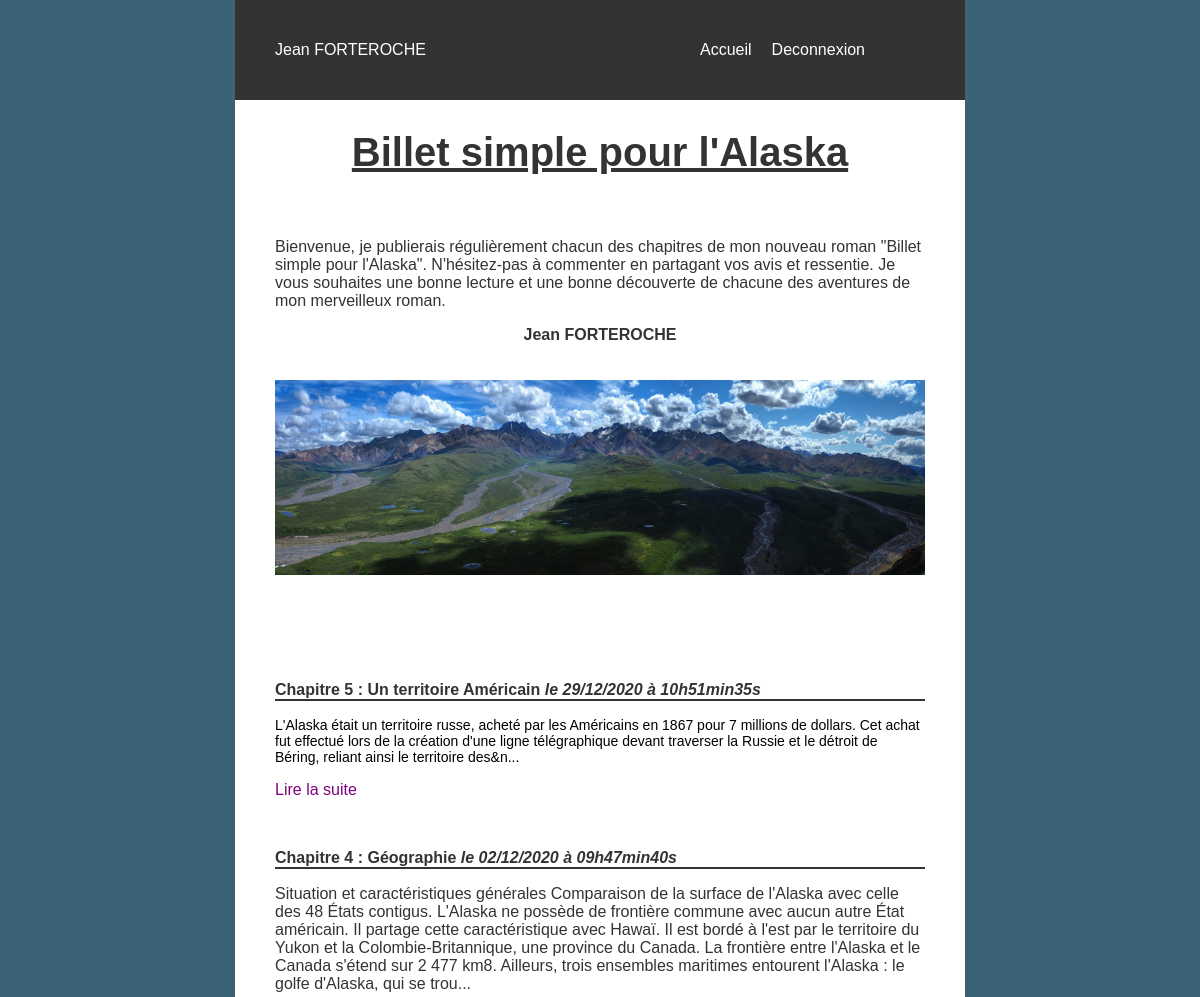
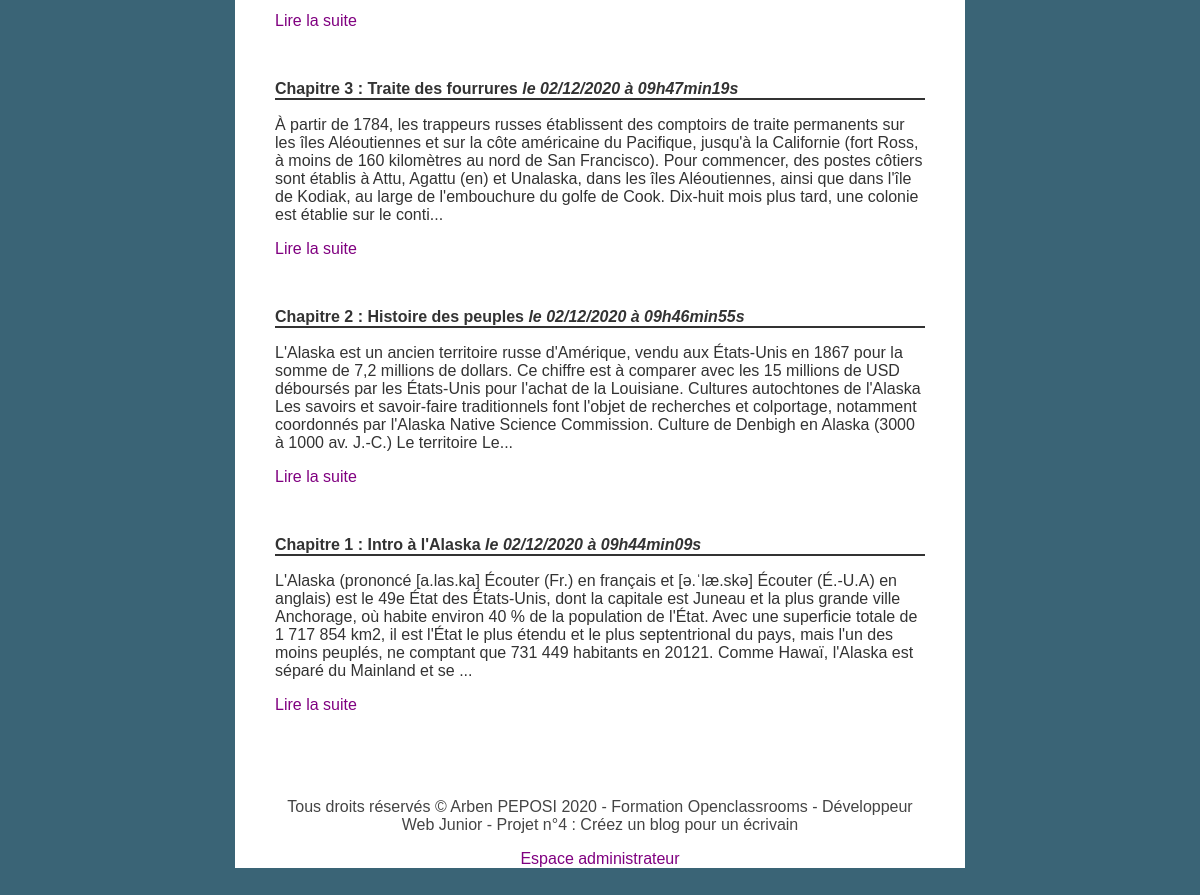
Page / (signed in) on the committed database (2 pictures, top to bottom).
### tables this page shows
CREATE TABLE IF NOT EXISTS `posts` (
  `id` int(11) NOT NULL AUTO_INCREMENT,
  `title` varchar(255) NOT NULL,
  `content` text NOT NULL,
  `creation_date` datetime NOT NULL,
  PRIMARY KEY (`id`),
  UNIQUE KEY `title` (`title`)
);

### Controller/ControllerCRUD.php (called while the page is built, shortened)
<?php
require_once('Model/PostManager.php');
function readAll()
{
    $postManager = new PostManager();
    $listposts = $postManager->getPosts();
    require('View/frontend/listPostsView.php');
}

### model/PostManager.php (called while the page is built, shortened)
<?php
class PostManager
{
    public function getPosts()
    {
        $connexion = new Manager();
        $db = $connexion->dbConnect();
        $req = $db->query('SELECT id, title, content, DATE_FORMAT(creation_date, \'%d/%m/%Y à %Hh%imin%ss\') AS creation_date_fr FROM posts ORDER BY creation_date_fr DESC');
        $req->setFetchMode(\PDO::FETCH_CLASS, Post::class);
        $posts = $req->fetchAll();
        return $posts;
    }
}

### view/frontend/listPostsView.php (the view, shortened to what this page needs)
<?php include('templates/header.php');?>
<div class='bloc-page'>
    <?php include('templates/intro.php');?>
        <section class="posts">
            <article>
                    <br><br>
                    <?php foreach
                        ($listposts as $data) :
                    ?>
                        <p class="title"><?= htmlspecialchars_decode($data->title); ?>  <span class="date"> le <?= $data->creation_date_fr; ?> </span></p>
                        <p class="content">   <?= htmlspecialchars_decode(substr($data->content,0,500)) .'...'; ?></p>
                        <p><a class="chapter" href="index.php?action=post&amp;id=<?= $data->id ?>">Lire la suite</a></p>
                    <br />
                        <?php
                        endforeach
                    ?>
            </article>
        </section>
    <?php include('templates/footer.php'); ?>
    <p class="admin"><a href="index.php?action=connexionAdmin">Espace administrateur</a></p>
</div>
<?php include('templates/html.php'); ?>

### Public/css/style.css (style rules this page uses)
body { margin: 0; padding: 0; box-sizing: border-box; background: #3A6476; }
* { font-family: sans-serif; font-size: 1em; list-style: none; text-decoration: none; }
a { color: purple; }
p, h1, .return_post a, .writer { color: #333; }
.return_post a, a.com_if_connect, .date { font-style: italic; }
.admin { color: purple; }
article a { color: purple; text-decoration: none; }
nav, .bloc-page { width: 1200px; padding: 0 40px 0 40px; }
.bloc-page { margin: 100px auto 50px auto; height: auto; background: #FFF; }
.title { text-align: left; font-weight: bold; border-bottom: 2px solid #333; }
.description, .posts { text-align: left; }
p.admin { text-align:center; }

### Public/css/responsive.css (style rules this page uses)
@media all and (max-width: 1200px) { nav, .bloc-page { width: 900px; } }
@media all and (max-device-width:992px) { nav, .bloc-page { width: 650px; } }

### rows in the picture
posts: title "Chapitre 5 : Un territoire Américain", creation_date_fr "29/12/2020 à 10h51min35s", content "L'Alaska était un territoire russe, acheté par les Américains en 1867 pour 7 millions de dollars. Cet achat fut effectué lors de la création d'une ligne télégraphique devant traverser la Russie et le détroit de Béring, reliant ainsi le territoire des&n"
posts: title "Chapitre 4 : Géographie", creation_date_fr "02/12/2020 à 09h47min40s", content "Situation et caractéristiques générales Comparaison de la surface de l'Alaska avec celle des 48 États contigus. L'Alaska ne possède de frontière commune avec aucun autre État américain. Il partage cette caractéristique avec Hawaï. Il est bordé à l'est par le territoire du Yukon et la Colombie-Britannique, une province du Canada. La frontière entre l'Alaska et le Canada s'étend sur 2 477 km8. Ailleurs, trois ensembles maritimes entourent l'Alaska : le golfe d'Alaska, qui se trou"
posts: title "Chapitre 3 : Traite des fourrures", creation_date_fr "02/12/2020 à 09h47min19s", content "À partir de 1784, les trappeurs russes établissent des comptoirs de traite permanents sur les îles Aléoutiennes et sur la côte américaine du Pacifique, jusqu'à la Californie (fort Ross, à moins de 160 kilomètres au nord de San Francisco). Pour commencer, des postes côtiers sont établis à Attu, Agattu (en) et Unalaska, dans les îles Aléoutiennes, ainsi que dans l'île de Kodiak, au large de l'embouchure du golfe de Cook. Dix-huit mois plus tard, une colonie est établie sur le conti"
posts: title "Chapitre 2 : Histoire des peuples", creation_date_fr "02/12/2020 à 09h46min55s", content "L'Alaska est un ancien territoire russe d'Amérique, vendu aux États-Unis en 1867 pour la somme de 7,2 millions de dollars. Ce chiffre est à comparer avec les 15 millions de USD déboursés par les États-Unis pour l'achat de la Louisiane. Cultures autochtones de l'Alaska Les savoirs et savoir-faire traditionnels font l'objet de recherches et colportage, notamment coordonnés par l'Alaska Native Science Commission. Culture de Denbigh en Alaska (3000 à 1000 av. J.-C.) Le territoire Le"
posts: title "Chapitre 1 : Intro à l'Alaska", creation_date_fr "02/12/2020 à 09h44min09s", content "L'Alaska (prononcé [a.las.ka] Écouter (Fr.) en français et [ə.ˈlæ.skə] Écouter (É.-U.A) en anglais) est le 49e État des États-Unis, dont la capitale est Juneau et la plus grande ville Anchorage, où habite environ 40 % de la population de l'État. Avec une superficie totale de 1 717 854 km2, il est l'État le plus étendu et le plus septentrional du pays, mais l'un des moins peuplés, ne comptant que 731 449 habitants en 20121. Comme Hawaï, l'Alaska est séparé du Mainland et se"
